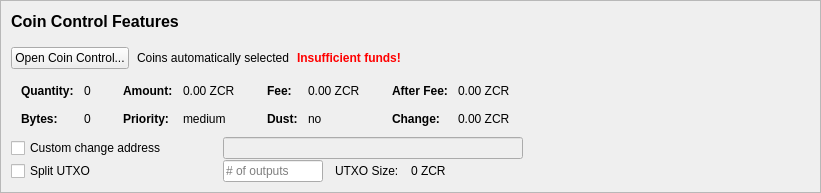
         <widget class="QFrame" name="frameCoinControl">
          <property name="sizePolicy">
           <sizepolicy hsizetype="Expanding" vsizetype="Expanding">
            <horstretch>0</horstretch>
            <verstretch>0</verstretch>
           </sizepolicy>
          </property>
          <property name="maximumSize">
           <size>
            <width>16777215</width>
            <height>16777215</height>
           </size>
          </property>
          <property name="frameShape">
           <enum>QFrame::StyledPanel</enum>
          </property>
          <property name="frameShadow">
           <enum>QFrame::Sunken</enum>
          </property>
          <layout class="QVBoxLayout" name="verticalLayoutCoinControl2">
           <property name="spacing">
            <number>0</number>
           </property>
           <property name="leftMargin">
            <number>0</number>
           </property>
           <property name="topMargin">
            <number>0</number>
           </property>
           <property name="rightMargin">
            <number>0</number>
           </property>
           <property name="bottomMargin">
            <number>0</number>
           </property>
           <item>
            <widget class="QFrame" name="frameCoinControl_BG">
             <layout class="QVBoxLayout" name="verticalLayoutCoinControl" stretch="0,0,0,0,0,0">
              <property name="spacing">
               <number>1</number>
              </property>
              <property name="leftMargin">
               <number>10</number>
              </property>
              <property name="topMargin">
               <number>10</number>
              </property>
              <item>
               <layout class="QHBoxLayout" name="horizontalLayoutCoinControl1">
                <property name="bottomMargin">
                 <number>15</number>
                </property>
                <item>
                 <layout class="QVBoxLayout" name="verticalLayout_3">
                  <property name="spacing">
                   <number>6</number>
                  </property>
                  <item>
                   <widget class="QLabel" name="labelCoinControlFeatures">
                    <property name="sizePolicy">
                     <sizepolicy hsizetype="Preferred" vsizetype="Maximum">
                      <horstretch>0</horstretch>
                      <verstretch>0</verstretch>
                     </sizepolicy>
                    </property>
                    <property name="minimumSize">
                     <size>
                      <width>0</width>
                      <height>20</height>
                     </size>
                    </property>
                    <property name="font">
                     <font>
                      <pointsize>12</pointsize>
                      <weight>75</weight>
                      <bold>true</bold>
                     </font>
                    </property>
                    <property name="styleSheet">
                     <string notr="true">font-weight:bold;</string>
                    </property>
                    <property name="text">
                     <string>Coin Control Features</string>
                    </property>
                   </widget>
                  </item>
                 </layout>
                </item>
               </layout>
              </item>
              <item>
               <layout class="QHBoxLayout" name="horizontalLayoutCoinControl2" stretch="0,0,0,0">
                <property name="spacing">
                 <number>8</number>
                </property>
                <property name="bottomMargin">
                 <number>10</number>
                </property>
                <item>
                 <widget class="QPushButton" name="pushButtonCoinControl">
                  <property name="styleSheet">
                   <string notr="true"/>
                  </property>
                  <property name="text">
                   <string>Open Coin Control...</string>
                  </property>
                  <property name="autoDefault">
                   <bool>false</bool>
                  </property>
                 </widget>
                </item>
                <item>
                 <widget class="QLabel" name="labelCoinControlAutomaticallySelected">
                  <property name="text">
                   <string>Coins automatically selected</string>
                  </property>
                  <property name="margin">
                   <number>5</number>
                  </property>
                 </widget>
                </item>
                <item>
                 <widget class="QLabel" name="labelCoinControlInsuffFunds">
                  <property name="font">
                   <font>
                    <weight>75</weight>
                    <bold>true</bold>
                   </font>
                  </property>
                  <property name="styleSheet">
                   <string notr="true">color:red;font-weight:bold;</string>
                  </property>
                  <property name="text">
                   <string>Insufficient funds!</string>
                  </property>
                  <property name="margin">
                   <number>5</number>
                  </property>
                 </widget>
                </item>
                <item>
                 <spacer name="horizontalSpacerCoinControl">
                  <property name="orientation">
                   <enum>Qt::Horizontal</enum>
                  </property>
                  <property name="sizeHint" stdset="0">
                   <size>
                    <width>40</width>
                    <height>1</height>
                   </size>
                  </property>
                 </spacer>
                </item>
               </layout>
              </item>
              <item>
               <widget class="QWidget" name="widgetCoinControl" native="true">
                <property name="sizePolicy">
                 <sizepolicy hsizetype="Preferred" vsizetype="Preferred">
                  <horstretch>0</horstretch>
                  <verstretch>0</verstretch>
                 </sizepolicy>
                </property>
                <property name="minimumSize">
                 <size>
                  <width>0</width>
                  <height>0</height>
                 </size>
                </property>
                <property name="styleSheet">
                 <string notr="true"/>
                </property>
                <layout class="QHBoxLayout" name="horizontalLayoutCoinControl5">
                 <property name="leftMargin">
                  <number>0</number>
                 </property>
                 <property name="topMargin">
                  <number>0</number>
                 </property>
                 <property name="rightMargin">
                  <number>0</number>
                 </property>
                 <property name="bottomMargin">
                  <number>0</number>
                 </property>
                 <item>
                  <layout class="QHBoxLayout" name="horizontalLayoutCoinControl3" stretch="0,0,0,1">
                   <property name="spacing">
                    <number>20</number>
                   </property>
                   <property name="topMargin">
                    <number>0</number>
                   </property>
                   <property name="bottomMargin">
                    <number>10</number>
                   </property>
                   <item>
                    <layout class="QFormLayout" name="formLayoutCoinControl1">
                     <property name="horizontalSpacing">
                      <number>10</number>
                     </property>
                     <property name="verticalSpacing">
                      <number>14</number>
                     </property>
                     <property name="leftMargin">
                      <number>10</number>
                     </property>
                     <property name="topMargin">
                      <number>4</number>
                     </property>
                     <property name="rightMargin">
                      <number>6</number>
                     </property>
                     <item row="0" column="0">
                      <widget class="QLabel" name="labelCoinControlQuantityText">
                       <property name="font">
                        <font>
                         <weight>75</weight>
                         <bold>true</bold>
                        </font>
                       </property>
                       <property name="text">
                        <string>Quantity:</string>
                       </property>
                       <property name="margin">
                        <number>0</number>
                       </property>
                      </widget>
                     </item>
                     <item row="0" column="1">
                      <widget class="QLabel" name="labelCoinControlQuantity">
                       <property name="cursor">
                        <cursorShape>IBeamCursor</cursorShape>
                       </property>
                       <property name="contextMenuPolicy">
                        <enum>Qt::ActionsContextMenu</enum>
                       </property>
                       <property name="text">
                        <string notr="true">0</string>
                       </property>
                       <property name="margin">
                        <number>0</number>
                       </property>
                       <property name="textInteractionFlags">
                        <set>Qt::LinksAccessibleByMouse|Qt::TextSelectableByKeyboard|Qt::TextSelectableByMouse</set>
                       </property>
                      </widget>
                     </item>
                     <item row="1" column="0">
                      <widget class="QLabel" name="labelCoinControlBytesText">
                       <property name="font">
                        <font>
                         <weight>75</weight>
                         <bold>true</bold>
                        </font>
                       </property>
                       <property name="text">
                        <string>Bytes:</string>
                       </property>
                      </widget>
                     </item>
                     <item row="1" column="1">
                      <widget class="QLabel" name="labelCoinControlBytes">
                       <property name="cursor">
                        <cursorShape>IBeamCursor</cursorShape>
                       </property>
                       <property name="contextMenuPolicy">
                        <enum>Qt::ActionsContextMenu</enum>
                       </property>
                       <property name="text">
                        <string notr="true">0</string>
                       </property>
                       <property name="textInteractionFlags">
                        <set>Qt::LinksAccessibleByMouse|Qt::TextSelectableByKeyboard|Qt::TextSelectableByMouse</set>
                       </property>
                      </widget>
                     </item>
                    </layout>
                   </item>
                   <item>
                    <layout class="QFormLayout" name="formLayoutCoinControl2">
                     <property name="horizontalSpacing">
                      <number>10</number>
                     </property>
                     <property name="verticalSpacing">
                      <number>14</number>
                     </property>
                     <property name="leftMargin">
                      <number>6</number>
                     </property>
                     <property name="topMargin">
                      <number>4</number>
                     </property>
                     <property name="rightMargin">
                      <number>6</number>
                     </property>
                     <item row="0" column="0">
                      <widget class="QLabel" name="labelCoinControlAmountText">
                       <property name="font">
                        <font>
                         <weight>75</weight>
                         <bold>true</bold>
                        </font>
                       </property>
                       <property name="text">
                        <string>Amount:</string>
                       </property>
                       <property name="margin">
                        <number>0</number>
                       </property>
                      </widget>
                     </item>
                     <item row="0" column="1">
                      <widget class="QLabel" name="labelCoinControlAmount">
                       <property name="cursor">
                        <cursorShape>IBeamCursor</cursorShape>
                       </property>
                       <property name="contextMenuPolicy">
                        <enum>Qt::ActionsContextMenu</enum>
                       </property>
                       <property name="text">
                        <string notr="true">0.00 ZCR</string>
                       </property>
                       <property name="textInteractionFlags">
                        <set>Qt::LinksAccessibleByMouse|Qt::TextSelectableByKeyboard|Qt::TextSelectableByMouse</set>
                       </property>
                      </widget>
                     </item>
                     <item row="1" column="0">
                      <widget class="QLabel" name="labelCoinControlPriorityText">
                       <property name="font">
                        <font>
                         <weight>75</weight>
                         <bold>true</bold>
                        </font>
                       </property>
                       <property name="text">
                        <string>Priority:</string>
                       </property>
                      </widget>
                     </item>
                     <item row="1" column="1">
                      <widget class="QLabel" name="labelCoinControlPriority">
                       <property name="cursor">
                        <cursorShape>IBeamCursor</cursorShape>
                       </property>
                       <property name="contextMenuPolicy">
                        <enum>Qt::ActionsContextMenu</enum>
                       </property>
                       <property name="text">
                        <string>medium</string>
                       </property>
                       <property name="textInteractionFlags">
                        <set>Qt::LinksAccessibleByMouse|Qt::TextSelectableByKeyboard|Qt::TextSelectableByMouse</set>
                       </property>
                      </widget>
                     </item>
                    </layout>
                   </item>
                   <item>
                    <layout class="QFormLayout" name="formLayoutCoinControl3">
                     <property name="horizontalSpacing">
                      <number>10</number>
                     </property>
                     <property name="verticalSpacing">
                      <number>14</number>
                     </property>
                     <property name="leftMargin">
                      <number>6</number>
                     </property>
                     <property name="topMargin">
                      <number>4</number>
                     </property>
                     <property name="rightMargin">
                      <number>6</number>
                     </property>
                     <item row="0" column="0">
                      <widget class="QLabel" name="labelCoinControlFeeText">
                       <property name="font">
                        <font>
                         <weight>75</weight>
                         <bold>true</bold>
                        </font>
                       </property>
                       <property name="text">
                        <string>Fee:</string>
                       </property>
                       <property name="margin">
                        <number>0</number>
                       </property>
                      </widget>
                     </item>
                     <item row="0" column="1">
                      <widget class="QLabel" name="labelCoinControlFee">
                       <property name="cursor">
                        <cursorShape>IBeamCursor</cursorShape>
                       </property>
                       <property name="contextMenuPolicy">
                        <enum>Qt::ActionsContextMenu</enum>
                       </property>
                       <property name="text">
                        <string notr="true">0.00 ZCR</string>
                       </property>
                       <property name="textInteractionFlags">
                        <set>Qt::LinksAccessibleByMouse|Qt::TextSelectableByKeyboard|Qt::TextSelectableByMouse</set>
                       </property>
                      </widget>
                     </item>
                     <item row="1" column="0">
                      <widget class="QLabel" name="labelCoinControlLowOutputText">
                       <property name="font">
                        <font>
                         <weight>75</weight>
                         <bold>true</bold>
                        </font>
                       </property>
                       <property name="text">
                        <string>Dust:</string>
                       </property>
                      </widget>
                     </item>
                     <item row="1" column="1">
                      <widget class="QLabel" name="labelCoinControlLowOutput">
                       <property name="cursor">
                        <cursorShape>IBeamCursor</cursorShape>
                       </property>
                       <property name="contextMenuPolicy">
                        <enum>Qt::ActionsContextMenu</enum>
                       </property>
                       <property name="text">
                        <string>no</string>
                       </property>
                       <property name="textInteractionFlags">
                        <set>Qt::LinksAccessibleByMouse|Qt::TextSelectableByKeyboard|Qt::TextSelectableByMouse</set>
                       </property>
                      </widget>
                     </item>
                    </layout>
                   </item>
                   <item>
                    <layout class="QFormLayout" name="formLayoutCoinControl4">
                     <property name="horizontalSpacing">
                      <number>10</number>
                     </property>
                     <property name="verticalSpacing">
                      <number>14</number>
                     </property>
                     <property name="leftMargin">
                      <number>6</number>
                     </property>
                     <property name="topMargin">
                      <number>4</number>
                     </property>
                     <property name="rightMargin">
                      <number>6</number>
                     </property>
                     <item row="0" column="0">
                      <widget class="QLabel" name="labelCoinControlAfterFeeText">
                       <property name="font">
                        <font>
                         <weight>75</weight>
                         <bold>true</bold>
                        </font>
                       </property>
                       <property name="text">
                        <string>After Fee:</string>
                       </property>
                       <property name="margin">
                        <number>0</number>
                       </property>
                      </widget>
                     </item>
                     <item row="0" column="1">
                      <widget class="QLabel" name="labelCoinControlAfterFee">
                       <property name="cursor">
                        <cursorShape>IBeamCursor</cursorShape>
                       </property>
                       <property name="contextMenuPolicy">
                        <enum>Qt::ActionsContextMenu</enum>
                       </property>
                       <property name="text">
                        <string notr="true">0.00 ZCR</string>
                       </property>
                       <property name="textInteractionFlags">
                        <set>Qt::LinksAccessibleByMouse|Qt::TextSelectableByKeyboard|Qt::TextSelectableByMouse</set>
                       </property>
                      </widget>
                     </item>
                     <item row="1" column="0">
                      <widget class="QLabel" name="labelCoinControlChangeText">
                       <property name="font">
                        <font>
                         <weight>75</weight>
                         <bold>true</bold>
                        </font>
                       </property>
                       <property name="text">
                        <string>Change:</string>
                       </property>
                      </widget>
                     </item>
                     <item row="1" column="1">
                      <widget class="QLabel" name="labelCoinControlChange">
                       <property name="cursor">
                        <cursorShape>IBeamCursor</cursorShape>
                       </property>
                       <property name="contextMenuPolicy">
                        <enum>Qt::ActionsContextMenu</enum>
                       </property>
                       <property name="text">
                        <string notr="true">0.00 ZCR</string>
                       </property>
                       <property name="textInteractionFlags">
                        <set>Qt::LinksAccessibleByMouse|Qt::TextSelectableByKeyboard|Qt::TextSelectableByMouse</set>
                       </property>
                      </widget>
                     </item>
                    </layout>
                   </item>
                  </layout>
                 </item>
                </layout>
               </widget>
              </item>
              <item>
               <layout class="QHBoxLayout" name="horizontalLayoutCoinControl4">
                <property name="spacing">
                 <number>12</number>
                </property>
                <property name="sizeConstraint">
                 <enum>QLayout::SetDefaultConstraint</enum>
                </property>
                <property name="topMargin">
                 <number>0</number>
                </property>
                <property name="rightMargin">
                 <number>0</number>
                </property>
                <item>
                 <widget class="QCheckBox" name="checkBoxCoinControlChange">
                  <property name="sizePolicy">
                   <sizepolicy hsizetype="Preferred" vsizetype="Preferred">
                    <horstretch>0</horstretch>
                    <verstretch>0</verstretch>
                   </sizepolicy>
                  </property>
                  <property name="minimumSize">
                   <size>
                    <width>200</width>
                    <height>0</height>
                   </size>
                  </property>
                  <property name="maximumSize">
                   <size>
                    <width>200</width>
                    <height>16777215</height>
                   </size>
                  </property>
                  <property name="toolTip">
                   <string>If this is activated, but the change address is empty or invalid, change will be sent to a newly generated address.</string>
                  </property>
                  <property name="text">
                   <string>Custom change address</string>
                  </property>
                 </widget>
                </item>
                <item>
                 <widget class="QValidatedLineEdit" name="lineEditCoinControlChange">
                  <property name="enabled">
                   <bool>false</bool>
                  </property>
                  <property name="sizePolicy">
                   <sizepolicy hsizetype="Preferred" vsizetype="Preferred">
                    <horstretch>0</horstretch>
                    <verstretch>0</verstretch>
                   </sizepolicy>
                  </property>
                  <property name="minimumSize">
                   <size>
                    <width>300</width>
                    <height>0</height>
                   </size>
                  </property>
                 </widget>
                </item>
                <item>
                 <widget class="QLabel" name="labelCoinControlChangeLabel">
                  <property name="sizePolicy">
                   <sizepolicy hsizetype="Preferred" vsizetype="Preferred">
                    <horstretch>0</horstretch>
                    <verstretch>0</verstretch>
                   </sizepolicy>
                  </property>
                  <property name="minimumSize">
                   <size>
                    <width>100</width>
                    <height>0</height>
                   </size>
                  </property>
                  <property name="text">
                   <string/>
                  </property>
                  <property name="margin">
                   <number>3</number>
                  </property>
                 </widget>
                </item>
               </layout>
              </item>
              <item>
               <layout class="QHBoxLayout" name="horizontalLayoutCoinControl6">
                <property name="spacing">
                 <number>12</number>
                </property>
                <property name="rightMargin">
                 <number>0</number>
                </property>
                <item>
                 <widget class="QCheckBox" name="splitBlockCheckBox">
                  <property name="sizePolicy">
                   <sizepolicy hsizetype="Preferred" vsizetype="Preferred">
                    <horstretch>0</horstretch>
                    <verstretch>0</verstretch>
                   </sizepolicy>
                  </property>
                  <property name="minimumSize">
                   <size>
                    <width>200</width>
                    <height>0</height>
                   </size>
                  </property>
                  <property name="maximumSize">
                   <size>
                    <width>200</width>
                    <height>16777215</height>
                   </size>
                  </property>
                  <property name="text">
                   <string>Split UTXO</string>
                  </property>
                 </widget>
                </item>
                <item>
                 <widget class="QLineEdit" name="splitBlockLineEdit">
                  <property name="sizePolicy">
                   <sizepolicy hsizetype="Preferred" vsizetype="Preferred">
                    <horstretch>50</horstretch>
                    <verstretch>0</verstretch>
                   </sizepolicy>
                  </property>
                  <property name="minimumSize">
                   <size>
                    <width>100</width>
                    <height>0</height>
                   </size>
                  </property>
                  <property name="maximumSize">
                   <size>
                    <width>100</width>
                    <height>16777215</height>
                   </size>
                  </property>
                  <property name="placeholderText">
                   <string># of outputs</string>
                  </property>
                 </widget>
                </item>
                <item>
                 <widget class="QLabel" name="labelBlockSizeText">
                  <property name="text">
                   <string>UTXO Size:</string>
                  </property>
                 </widget>
                </item>
                <item>
                 <widget class="QLabel" name="labelBlockSize">
                  <property name="text">
                   <string>0 ZCR</string>
                  </property>
                 </widget>
                </item>
                <item>
                 <spacer name="horizontalSpacer_7">
                  <property name="orientation">
                   <enum>Qt::Horizontal</enum>
                  </property>
                  <property name="sizeHint" stdset="0">
                   <size>
                    <width>40</width>
                    <height>20</height>
                   </size>
                  </property>
                 </spacer>
                </item>
               </layout>
              </item>
              <item>
               <spacer name="verticalSpacerCoinControl">
                <property name="orientation">
                 <enum>Qt::Vertical</enum>
                </property>
                <property name="sizeHint" stdset="0">
                 <size>
                  <width>800</width>
                  <height>1</height>
                 </size>
                </property>
               </spacer>
              </item>
             </layout>
            </widget>
           </item>
          </layout>
         </widget>
